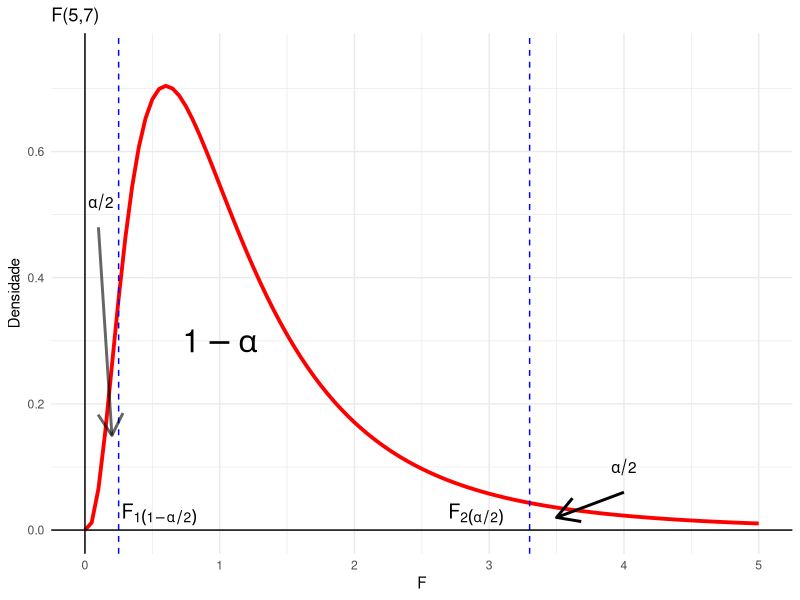
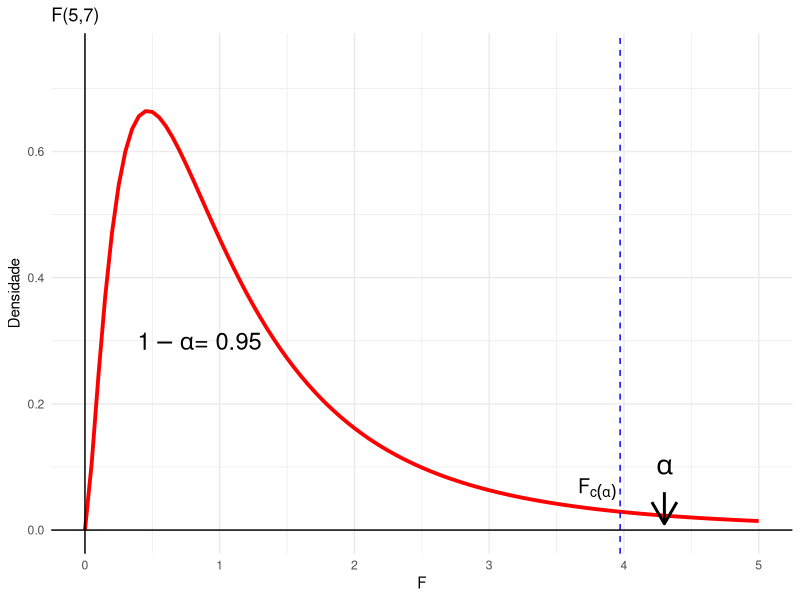
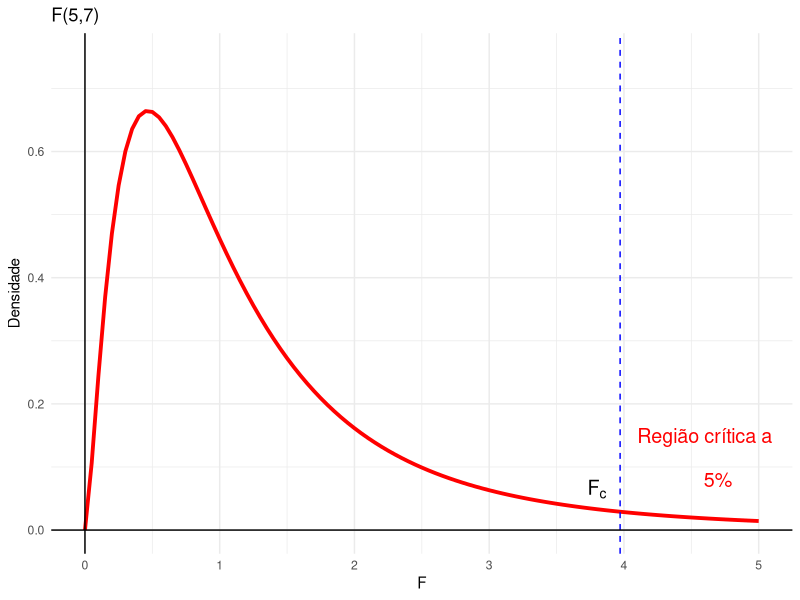
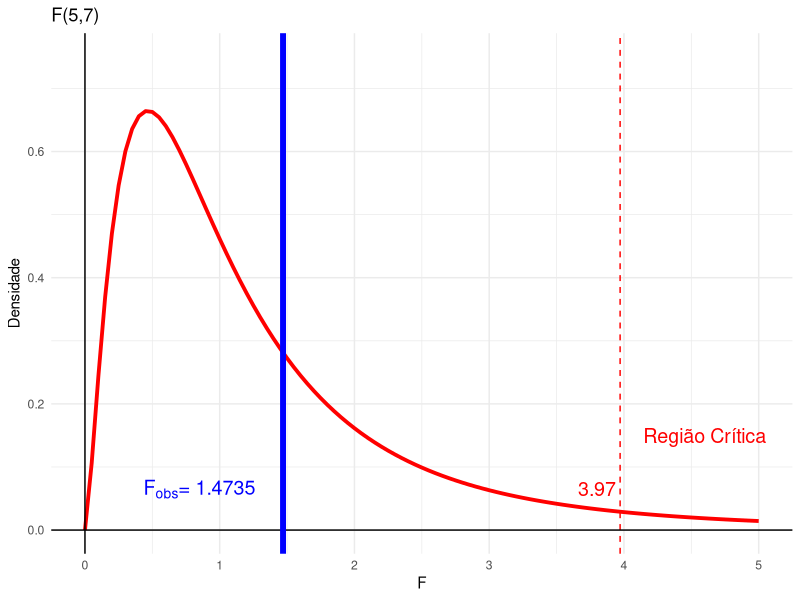
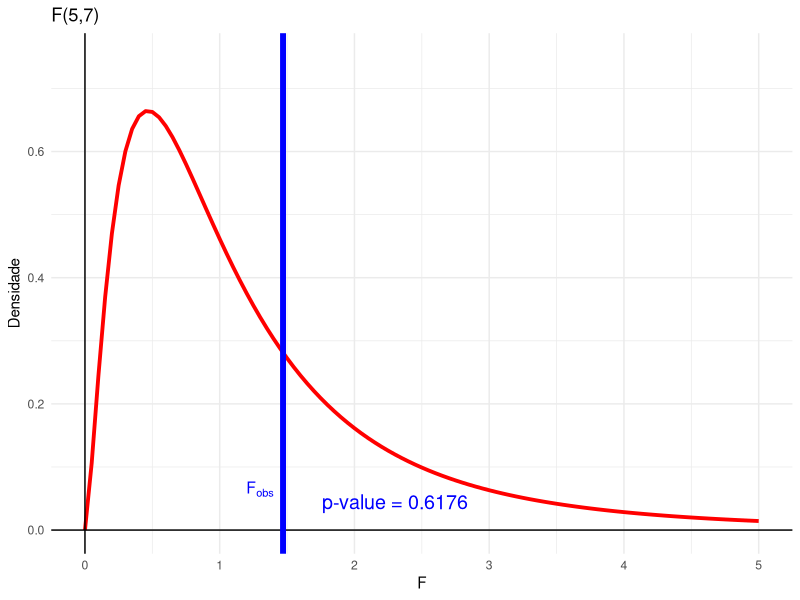
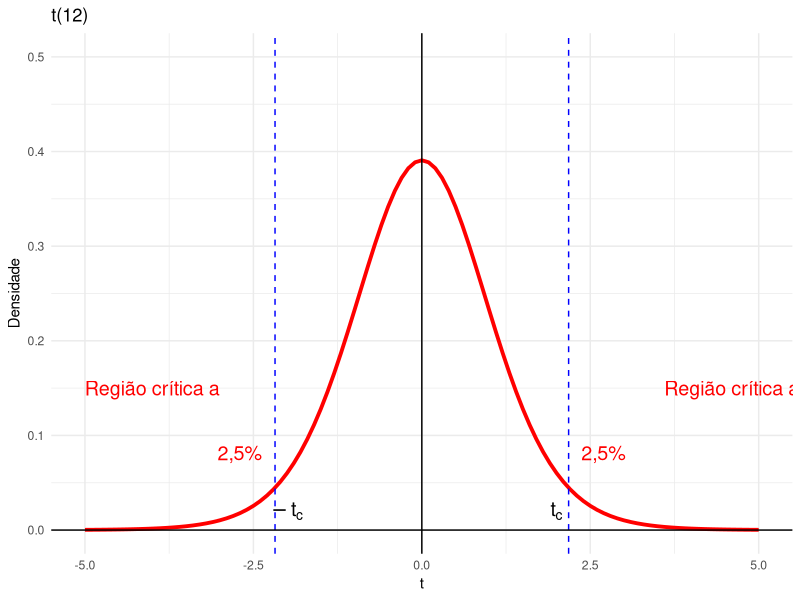
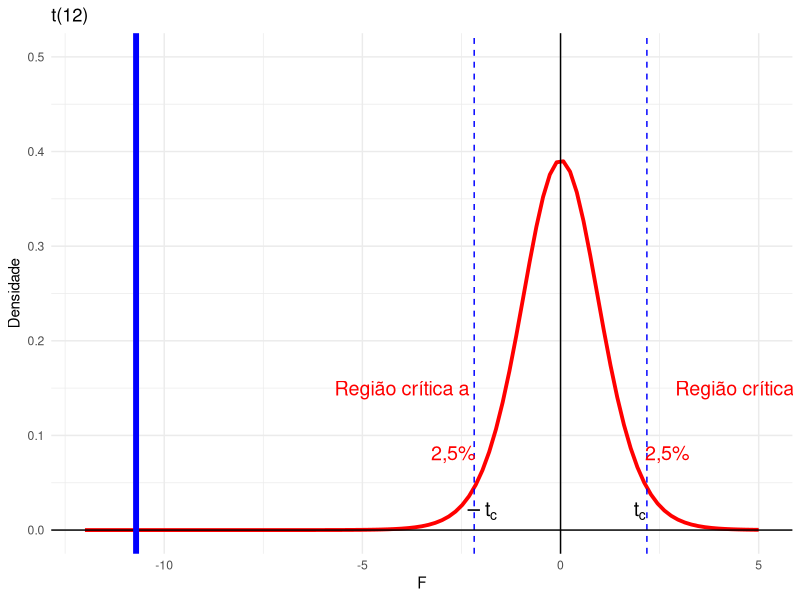
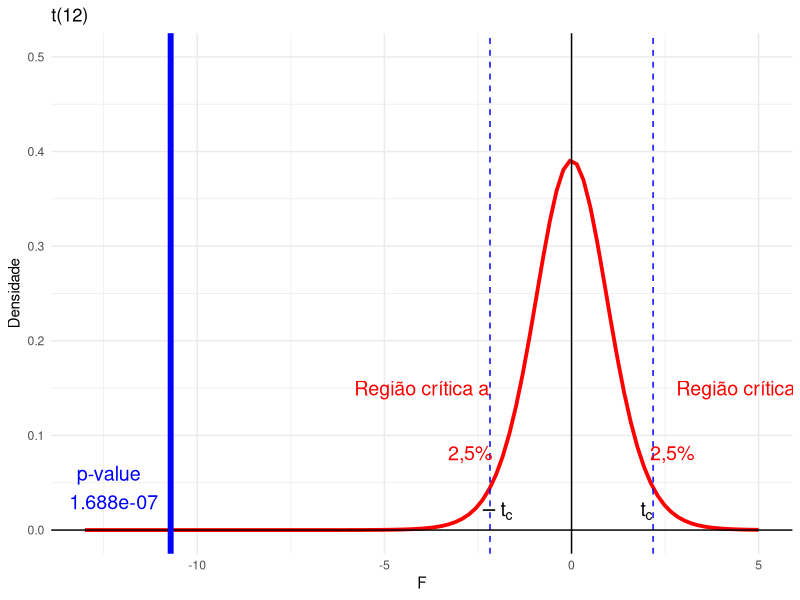

These figures' R source, in order:
## ---- chunk 1
library(tidyverse)
data.frame(x=0,y=1) %>% 
  ggplot(aes(x=x,y=y)) + 
  stat_function(fun = function(.x) df(.x,8,8),lwd=1.3,col="red")+
  xlim(0,5)+ ylim(0,.75)+
  geom_vline(xintercept = c(0.25,3.3),col="blue",lty=2) +theme_minimal()+
  geom_vline(xintercept = 0)+geom_hline(yintercept = 0)+
  annotate('text', label = expression(alpha/2), x = 0.12, y = .52)+ 
  annotate("segment", x = 0.10, xend = 0.2, y = .48, yend = .15, 
           colour = "black", size=1, alpha=0.6, arrow=arrow()) +
  annotate('text', label = expression(alpha/2), x = 4, y = .1)+
  annotate("segment", x = 4, xend = 3.5, y = .06, yend = .02, 
           colour = "black", size=1, alpha=1, arrow=arrow()) +
  labs(y="Densidade",x="F", title = "F(5,7)")+
  annotate('text', label = expression(1 - alpha), x = 1, y = .3,size=8)+
  annotate('text', label = expression(F[1(1-alpha/2)]), x = .55, y = 0.025,size=5)+
  annotate('text', label = expression(F[2(alpha/2)]), x = 2.9, y = 0.025,size=5)
## ---- chunk 2
qf(0.95,5,7) # F2
qf(0.05,5,7) # F1
## ---- chunk 3
data.frame(x=0,y=1) %>% 
  ggplot(aes(x=x,y=y)) + 
  stat_function(fun = function(.x) df(.x,5,7),lwd=1.3,col="red")+
  xlim(0,5)+ ylim(0,.75)+
  geom_vline(xintercept = qf(0.95,5,7),col="blue",lty=2) +theme_minimal()+
  geom_vline(xintercept = 0)+geom_hline(yintercept = 0)+
  annotate('text', label = expression(alpha), x = 4.3, y = .1,size=7)+
  annotate("segment", x = 4.3, xend = 4.3, y = .06, yend = .01, 
           colour = "black", size=1, alpha=1, arrow=arrow()) +
  labs(y="Densidade",x="F", title = "F(5,7)")+
  annotate('text', label = expression(paste(1 - alpha,"= 0.95")), x = .85, y = .3,size=6)+
    annotate('text', label = expression(F[c(alpha)]), x = 3.8, y = 0.065,size=5)
## ---- chunk 4
data.frame(x=0,y=1) %>% 
  ggplot(aes(x=x,y=y)) + 
  stat_function(fun = function(.x) df(.x,5,7),lwd=1.3,col="red")+
  xlim(0,5)+ ylim(0,.75)+
  geom_vline(xintercept = qf(0.95,5,7),col="blue",lty=2) +theme_minimal()+
  geom_vline(xintercept = 0)+geom_hline(yintercept = 0)+
  annotate('text', label = expression(paste("5%")), x = 4.7, y = .08,size=5,col="red")+
  labs(y="Densidade",x="F", title = "F(5,7)")+
     annotate('text', label = expression(F[c]), x = 3.8, y = 0.065,size=5)+  
  annotate('text', label = "Região crítica a", x = 4.6, y = 0.15,size=5,col="red")
## ---- chunk 5
data.frame(x=0,y=1) %>% 
  ggplot(aes(x=x,y=y)) + 
  stat_function(fun = function(.x) df(.x,5,7),lwd=1.3,col="red")+
  xlim(0,5)+ ylim(0,.75)+
  geom_vline(xintercept = qf(0.95,5,7),col="red",lty=2) +theme_minimal()+
  geom_vline(xintercept = 0)+geom_hline(yintercept = 0)+
  labs(y="Densidade",x="F", title = "F(5,7)")+
  annotate('text', label = expression(3.97), x = 3.8, y = 0.065,size=5,col="red")+
  geom_vline(xintercept = 1.47,col="blue",lwd=2) + 
  annotate('text', label = expression(paste(F[obs],"= 1.4735")), x = 0.85, y = 0.065,size=5,col="blue")+
  annotate('text', label = "Região Crítica", x = 4.6, y = 0.15,size=5,col="red")
## ---- chunk 6
# Construir os vetores de dados
A<- c(1470,1920,2340,2100,1920,1480)
B<- c(3260,3990,4050,3420,3510,3880,3550,3660)

# Aplicar o teste de variâncias
var.test(A, B, conf.level = 0.95)
## ---- chunk 7
data.frame(x=0,y=1) %>% 
  ggplot(aes(x=x,y=y)) + 
  stat_function(fun = function(.x) df(.x,5,7),lwd=1.3,col="red")+
  xlim(0,5)+ ylim(0,.75)+
  theme_minimal()+
  geom_vline(xintercept = 0)+geom_hline(yintercept = 0)+
  labs(y="Densidade",x="F", title = "F(5,7)")+
  geom_vline(xintercept = 1.47,col="blue",lwd=2) + 
  annotate('text', label = expression(paste(F[obs])), x = 1.3, y = 0.065,size=4,col="blue") +
  annotate('text', label = "p-value = 0.6176", x = 2.3, y = 0.045,size=5,col="blue")
## ---- chunk 8

sqrt(((6-1)*118176.7+(8-1)*80200)/(6-1+8-1))
## ---- chunk 9
(1871.667-3665)/(309.8768*sqrt(1/6+1/8))
## ---- chunk 10
data.frame(x=0,y=1) %>% 
  ggplot(aes(x=x,y=y)) + 
  stat_function(fun = function(.x) dt(.x,12),lwd=1.3,col="red")+
  xlim(-5,5)+ ylim(0,.5)+
  geom_vline(xintercept = qt(c(0.025,0.975),12),col="blue",lty=2) +theme_minimal()+
  geom_vline(xintercept = 0)+geom_hline(yintercept = 0)+
  annotate('text', label = expression(paste("2,5%")), x = 2.7, y = .08,size=5,col="red")+
  annotate('text', label = expression(paste("2,5%")), x = -2.7, y = .08,size=5,col="red")+
  labs(y="Densidade",x="t", title = "t(12)")+
  annotate('text', label = expression(t[c]), x = 2, y = 0.02,size=5)+
  annotate('text', label = expression(-t[c]), x = -2, y = 0.02,size=5)+
  annotate('text', label = "Região crítica a", x = 4.6, y = 0.15,size=5,col="red")+
  annotate('text', label = "Região crítica a", x = -4, y = 0.15,size=5,col="red")
## ---- chunk 11
data.frame(x=0,y=1) %>% 
  ggplot(aes(x=x,y=y)) + 
  stat_function(fun = function(.x) dt(.x,12),lwd=1.3,col="red")+
  xlim(-12,5)+ ylim(0,.5)+
  geom_vline(xintercept = qt(c(0.025,0.975),12),col="blue",lty=2) +theme_minimal()+
  geom_vline(xintercept = 0)+geom_hline(yintercept = 0)+
  annotate('text', label = expression(paste("2,5%")), x = 2.7, y = .08,size=5,col="red")+
  annotate('text', label = expression(paste("2,5%")), x = -2.7, y = .08,size=5,col="red")+
  labs(y="Densidade",x="F", title = "t(12)")+
  annotate('text', label = expression(t[c]), x = 2, y = 0.02,size=5)+
  annotate('text', label = expression(-t[c]), x = -2, y = 0.02,size=5)+
  annotate('text', label = "Região crítica a", x = 4.6, y = 0.15,size=5,col="red")+
  annotate('text', label = "Região crítica a", x = -4, y = 0.15,size=5,col="red")+
  geom_vline(xintercept = -10.71,col="blue",lwd=2) 
## ---- chunk 12
# Construir os vetores de dados
A<- c(1470,1920,2340,2100,1920,1480)
B<- c(3260,3990,4050,3420,3510,3880,3550,3660)

# Aplicar o teste de Médias, pelo teste t
t.test(A,B,
       alternative = "t", # use t para bilateral, "l" para unilateral a esquerda e "g" para unilateral a direita
       var.equal = TRUE,  # TRUE se as variância forem iguais, caso contrário, FALSE
       conf.level = 0.95) # Nível de confiança do teste
## ---- chunk 13
data.frame(x=0,y=1) %>% 
  ggplot(aes(x=x,y=y)) + 
  stat_function(fun = function(.x) dt(.x,12),lwd=1.3,col="red")+
  xlim(-13,5)+ ylim(0,.5)+
  geom_vline(xintercept = qt(c(0.025,0.975),12),col="blue",lty=2) +theme_minimal()+
  geom_vline(xintercept = 0)+geom_hline(yintercept = 0)+
  annotate('text', label = expression(paste("2,5%")), x = 2.7, y = .08,size=5,col="red")+
  annotate('text', label = expression(paste("2,5%")), x = -2.7, y = .08,size=5,col="red")+
  labs(y="Densidade",x="F", title = "t(12)")+
  annotate('text', label = expression(t[c]), x = 2, y = 0.02,size=5)+
  annotate('text', label = expression(-t[c]), x = -2, y = 0.02,size=5)+
  annotate('text', label = "Região crítica a", x = 4.6, y = 0.15,size=5,col="red")+
  annotate('text', label = "Região crítica a", x = -4, y = 0.15,size=5,col="red")+
  geom_vline(xintercept = -10.71,col="blue",lwd=2)+
  annotate('text', label = "p-value \n 1.688e-07", x = -12.3, y = 0.045,size=5,col="blue")
